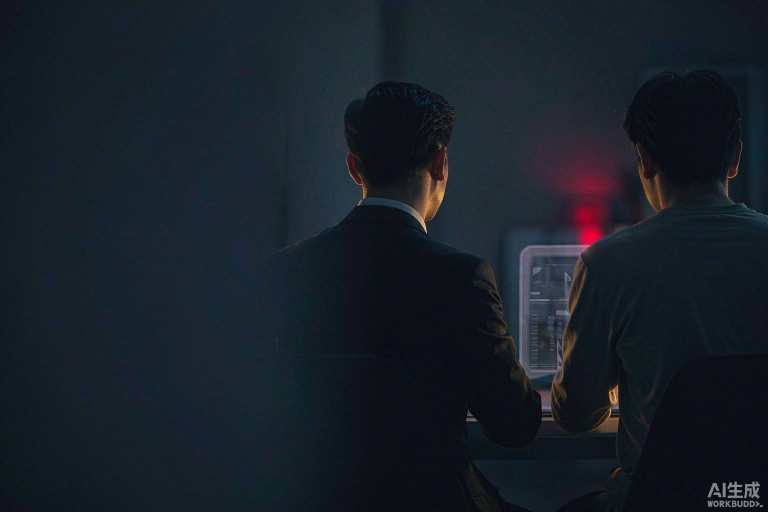
#> input picture ppt-deck/frontend/dist-slides/assets/images/bg-banker-human.png, 1536 x 1024 px, given in place of bg-cover.png, which was not available (shown at 1/2 size)
$ python build_pptx.py
#> lines starting #> are read from the running program, lines starting #| are printed output that depends on the picture; pictures that were not available may be replaced by others from this repository, and a replacement may not be noted
# -*- coding: utf-8 -*-
"""
工银科创桥 — 项目汇报 PPTX 生成器
深蓝 #0A1730 + 工行红 #C7000B + 金 #E8B34B，严格对齐官网 dark 主题。
输出：artifacts/presentation.pptx（可编辑）
"""
import os, math
from lxml import etree
from pptx import Presentation
from pptx.util import Pt
from pptx.dml.color import RGBColor
from pptx.oxml.ns import qn
from pptx.enum.shapes import MSO_SHAPE
from pptx.enum.text import PP_ALIGN, MSO_ANCHOR
from PIL import Image

ROOT = os.path.dirname(os.path.abspath(__file__))
IMG = os.path.join(ROOT, "frontend", "public", "assets", "images")
TMP = os.path.join(ROOT, "build")
OUT = os.path.join(ROOT, "artifacts")
os.makedirs(TMP, exist_ok=True)
os.makedirs(OUT, exist_ok=True)

NAVY_D, NAVY_C, NAVY_P = "0A1730", "0E2145", "143061"
RED, RED_L = "C7000B", "FF5A4E"
GOLD, GOLD_L = "E8B34B", "F5D488"
BLUE, GREY, WHITE = "5B7DBB", "9FB4DA", "E0E6F0"
FONT = "Microsoft YaHei"
SCALE = 2.0 / 3.0
FS = 1.18          # 字号增益：原始 px 设计值换算后偏小，投影不可读
MIN_PT = 10.0      # 最小字号下限


def P(v):
    return Pt(v * SCALE)


def fsz(px):
    """设计 px -> 实际磅值（含增益与下限）"""
    return max(px * SCALE * FS, MIN_PT)


def RGB(h):
    return RGBColor(int(h[0:2], 16), int(h[2:4], 16), int(h[4:6], 16))


# ---------------- 填充 ----------------
# [56 lines left out: functions solid_fill, grad_fill, rect, not called in this run]


def bar(slide, x, y, w, h, c1=GOLD, c2=RED):
    return grad_fill(rect(slide, x, y, w, h), c2, 100, c1, 100, 0)


# [42 lines left out: function text, not called in this run]


def pic(slide, path, x, y, w, h):
    return slide.shapes.add_picture(path, P(x), P(y), P(w), P(h))


# ---------------- 图片 ----------------
def prep_bg(name, w=1920):
#> called with name = 'bg-cover.png', w = 1920
    dst = os.path.join(TMP, name.replace(".png", "_169.png"))
    if os.path.exists(dst):
        return dst
    im = Image.open(os.path.join(IMG, name)).convert("RGB")
#> im is the input picture: PIL image 1536x1024 RGB; mean R, G, B 23.4, 31.4, 40.2
    th = int(w * 810 / 1440)
    sw, sh = im.size
#> sw = 1536; sh = 1024
    s = max(w / sw, th / sh)
#> s = 1.25
    im = im.resize((int(sw * s), int(sh * s)), Image.LANCZOS)
#> im: PIL image 1920x1280 RGB
    sw, sh = im.size
#> sw = 1920; sh = 1280
    im.crop(((sw - w) // 2, (sh - th) // 2,
             (sw - w) // 2 + w, (sh - th) // 2 + th)).save(dst)
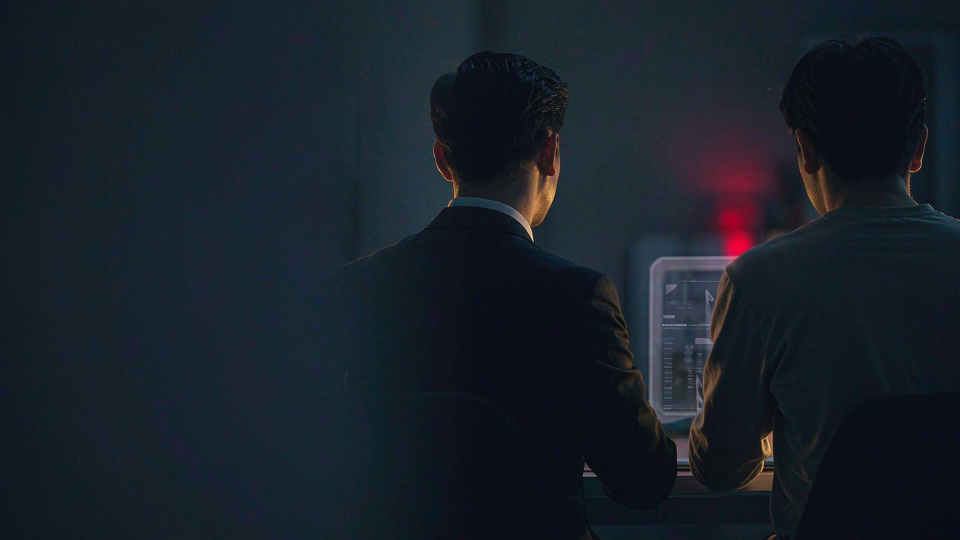
#> saved as bg-cover_169.png: PIL image 1920x1080 RGB (shown at 1/2 size); mean R, G, B 24, 31.7, 40.7
    return dst


# [49 lines left out: functions make_glow, page, head, card, chip, not called in this run]


def dot(slide, x, y, c=GOLD):
    rect(slide, x, y, 7, 7, fill=c)


# [843 lines left out: functions note, s1, s2, s3, s4, s5 and 15 more, not called in this run]


# ============================================================
def main():
    print("[1/4] 预处理背景图与光晕 ...")
    B = {k: prep_bg("bg-" + k + ".png") for k in
         ["cover", "pain", "policy", "bridge", "lab-human",
          "banker-human", "network", "circuit"]}
#> call 2 of prep_bg, with name = 'bg-pain.png', w = 1920
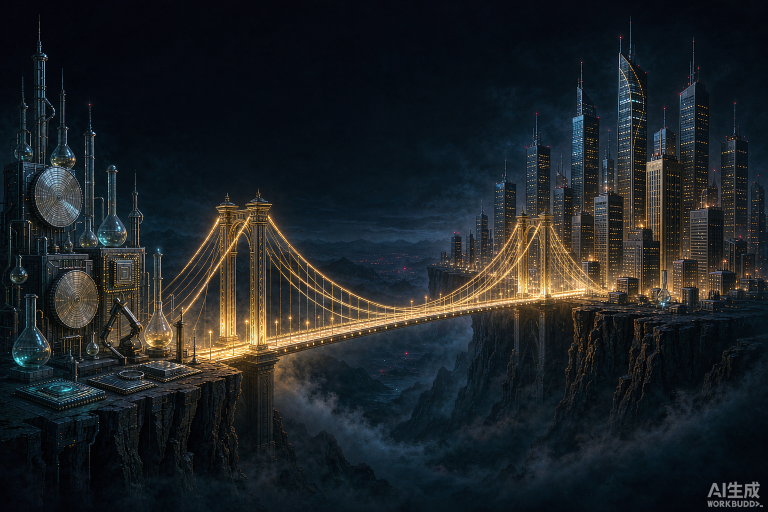
#> input picture ppt-deck/frontend/dist-slides/assets/images/bg-bridge.png, 1536 x 1024 px, given in place of bg-pain.png, which was not available (shown at 1/2 size)
#> in prep_bg, im is the input picture: PIL image 1536x1024 RGB; mean R, G, B 29.5, 34.3, 37.4
#> in prep_bg (call 2), `im.crop(((sw - w) // 2, (sh - th) // 2, (sw - w) // 2 + w, (sh - th) /..`:
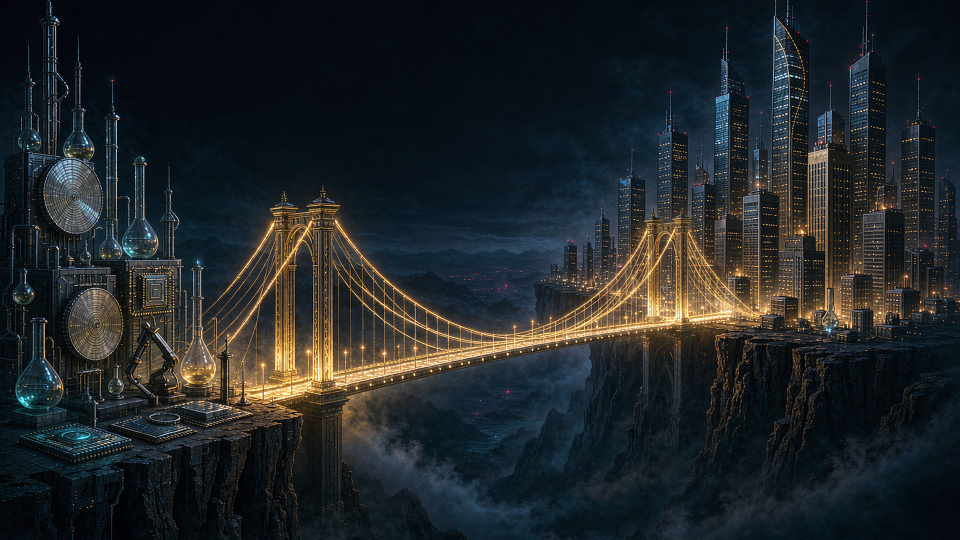
#> saved as bg-pain_169.png: PIL image 1920x1080 RGB (shown at 1/2 size); mean R, G, B 33.5, 38, 40.2
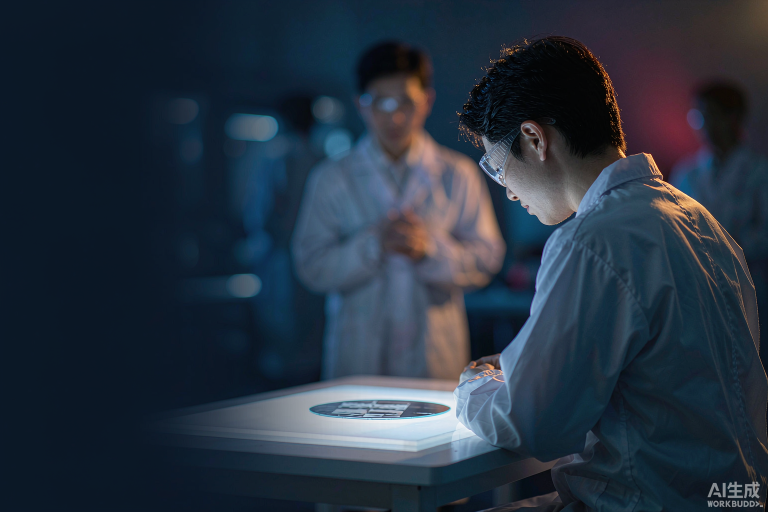
#> input picture ppt-deck/frontend/dist-slides/assets/images/bg-lab-human.png, 1536 x 1024 px, found by its file name (shown at 1/2 size)
#> in prep_bg, im is the input picture: PIL image 1536x1024 RGB; mean R, G, B 38.3, 50.1, 63.9
#> in prep_bg (call 5), `im.crop(((sw - w) // 2, (sh - th) // 2, (sw - w) // 2 + w, (sh - th) /..`:
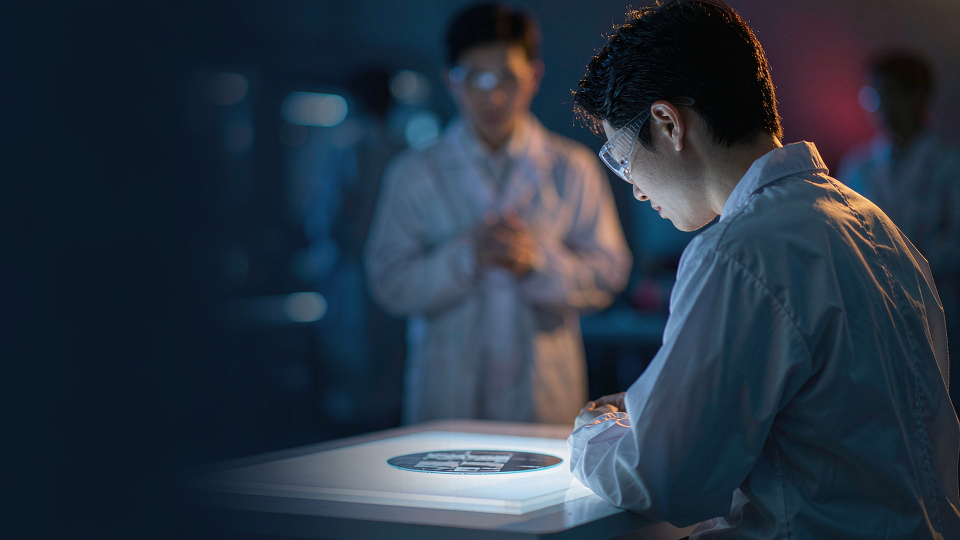
#> saved as bg-lab-human_169.png: PIL image 1920x1080 RGB (shown at 1/2 size); mean R, G, B 41.1, 52.9, 67
    B["lab"] = B.pop("lab-human")
    B["banker"] = B.pop("banker-human")
    G = {"gold": make_glow("glow_gold.png", (232, 179, 75)),
         "red": make_glow("glow_red.png", (199, 0, 11)),
         "blue": make_glow("glow_blue.png", (91, 125, 187))}

    prs = Presentation()
    prs.slide_width = Pt(960)
    prs.slide_height = Pt(540)
    blank = prs.slide_layouts[6]

    builders = [s1, s2, s3, s4, s5, s6, s7, s8, s9, s10,
                s11, s12, s13, s14, s15, s16, s17, s18, s19, s20]
    print("[2/4] 生成 20 页 ...")
    for i, fn in enumerate(builders, 1):
        sl = prs.slides.add_slide(blank)
        fn(sl, B, G)
        print(f"      第 {i:02d} 页完成")

    out = os.path.join(OUT, "presentation.pptx")
    print("[3/4] 写入 ...")
    prs.save(out)
    print(f"[4/4] 完成：{out}")
    return out


if __name__ == "__main__":
#> (the run stopped early here; a loop or call above may not have finished)
